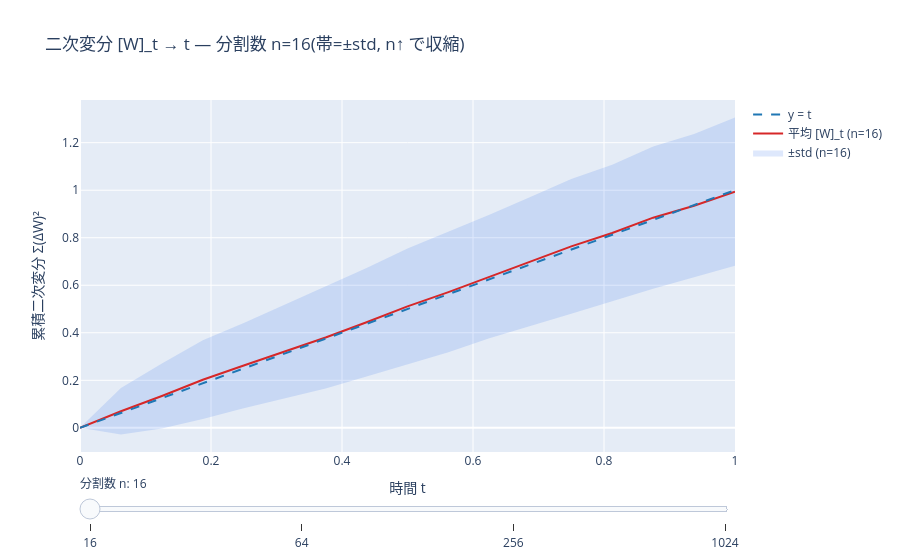

This figure's notebook cell:
### Code cell
# 二次変分 [W]_t → t（帯=±std, 分割を細かくすると y=t へ収縮）
pv.plotly_quadratic_variation().show()

# 数値確認: E[QV]≈T, std[QV]≈sqrt(2/n)
for n in (16, 256, 1024):
    qv = sde.quadratic_variation(sde.brownian_paths(1.0, n, 5000, rng=np.random.default_rng(7)))
    print(f"n={n:5d}  E[QV]={qv.mean():.4f}  std={qv.std():.4f}  (理論 sqrt(2/n)={np.sqrt(2/n):.4f})")

### Figure 1 — Plotly figure (JSON) as saved in the notebook; plotly's stock layout.template omitted (floating-point values rounded to 4 significant figures; data arrays with more than 128 entries replaced by an {"elided": "..."} marker saying what was removed)
{"data": [{"hoverinfo": "skip", "line": {"width": 0}, "mode": "lines", "showlegend": false, "type": "scatter", "visible": true, "x": [0.0, 0.0625, 0.125, 0.1875, 0.25, 0.3125, 0.375, 0.4375, 0.5, 0.5625, 0.625, 0.6875, 0.75, 0.8125, 0.875, 0.9375, 1.0], "y": [0.0, 0.1673, 0.2705, 0.368, 0.4412, 0.5182, 0.5941, 0.6728, 0.7548, 0.8248, 0.8972, 0.9711, 1.047, 1.107, 1.184, 1.236, 1.306]}, {"fill": "tonexty", "fillcolor": "rgba(37,99,235,0.15)", "hoverinfo": "skip", "line": {"width": 0}, "mode": "lines", "name": "±std (n=16)", "type": "scatter", "visible": true, "x": [0.0, 0.0625, 0.125, 0.1875, 0.25, 0.3125, 0.375, 0.4375, 0.5, 0.5625, 0.625, 0.6875, 0.75, 0.8125, 0.875, 0.9375, 1.0], "y": [0.0, -0.02768, -0.002475, 0.03685, 0.08273, 0.1247, 0.1656, 0.216, 0.2673, 0.3178, 0.3766, 0.4274, 0.4803, 0.5329, 0.5854, 0.6332, 0.6823]}, {"line": {"color": "#d62728", "width": 2}, "mode": "lines", "name": "平均 [W]_t (n=16)", "type": "scatter", "visible": true, "x": [0.0, 0.0625, 0.125, 0.1875, 0.25, 0.3125, 0.375, 0.4375, 0.5, 0.5625, 0.625, 0.6875, 0.75, 0.8125, 0.875, 0.9375, 1.0], "y": [0.0, 0.06983, 0.134, 0.2024, 0.262, 0.3215, 0.3799, 0.4444, 0.5111, 0.5713, 0.6369, 0.6992, 0.7635, 0.8199, 0.8844, 0.9348, 0.9939]}, {"hoverinfo": "skip", "line": {"width": 0}, "mode": "lines", "showlegend": false, "type": "scatter", "visible": false, "x": [0.0, 0.01562, 0.03125, 0.04688, 0.0625, 0.07812, 0.09375, 0.1094, 0.125, 0.1406, 0.1562, 0.1719, 0.1875, 0.2031, 0.2188, 0.2344, 0.25, 0.2656, 0.2812, 0.2969, 0.3125, 0.3281, 0.3438, 0.3594, 0.375, 0.3906, 0.4062, 0.4219, 0.4375, 0.4531, 0.4688, 0.4844, 0.5, 0.5156, 0.5312, 0.5469, 0.5625, 0.5781, 0.5938, 0.6094, 0.625, 0.6406, 0.6562, 0.6719, 0.6875, 0.7031, 0.7188, 0.7344, 0.75, 0.7656, 0.7812, 0.7969, 0.8125, 0.8281, 0.8438, 0.8594, 0.875, 0.8906, 0.9062, 0.9219, 0.9375, 0.9531, 0.9688, 0.9844, 1.0], "y": [0.0, 0.0359, 0.06117, 0.08496, 0.1057, 0.1258, 0.1473, 0.1675, 0.1872, 0.2033, 0.2221, 0.2414, 0.259, 0.2804, 0.298, 0.3177, 0.3327, 0.3498, 0.3666, 0.3858, 0.4039, 0.4238, 0.4408, 0.4606, 0.4787, 0.4942, 0.5115, 0.5278, 0.5466, 0.5621, 0.5783, 0.5941, 0.61, 0.6292, 0.6449, 0.6612, 0.6771, 0.6951, 0.7131, 0.7333, 0.7501, 0.7715, 0.7876, 0.8015, 0.8186, 0.8364, 0.8532, 0.8662, 0.8867, 0.9069, 0.9229, 0.9404, 0.9605, 0.9775, 0.994, 1.014, 1.029, 1.048, 1.062, 1.08, 1.094, 1.111, 1.127, 1.144, 1.162]}, {"fill": "tonexty", "fillcolor": "rgba(37,99,235,0.15)", "hoverinfo": "skip", "line": {"width": 0}, "mode": "lines", "name": "±std (n=64)", "type": "scatter", "visible": false, "x": [0.0, 0.01562, 0.03125, 0.04688, 0.0625, 0.07812, 0.09375, 0.1094, 0.125, 0.1406, 0.1562, 0.1719, 0.1875, 0.2031, 0.2188, 0.2344, 0.25, 0.2656, 0.2812, 0.2969, 0.3125, 0.3281, 0.3438, 0.3594, 0.375, 0.3906, 0.4062, 0.4219, 0.4375, 0.4531, 0.4688, 0.4844, 0.5, 0.5156, 0.5312, 0.5469, 0.5625, 0.5781, 0.5938, 0.6094, 0.625, 0.6406, 0.6562, 0.6719, 0.6875, 0.7031, 0.7188, 0.7344, 0.75, 0.7656, 0.7812, 0.7969, 0.8125, 0.8281, 0.8438, 0.8594, 0.875, 0.8906, 0.9062, 0.9219, 0.9375, 0.9531, 0.9688, 0.9844, 1.0], "y": [0.0, -0.005086, 0.0001891, 0.008332, 0.01828, 0.02661, 0.03641, 0.04798, 0.06226, 0.07544, 0.08681, 0.09911, 0.113, 0.1254, 0.1362, 0.1482, 0.1594, 0.1739, 0.1877, 0.2035, 0.216, 0.23, 0.2413, 0.2559, 0.2672, 0.2803, 0.2945, 0.3065, 0.3209, 0.3326, 0.3484, 0.3602, 0.374, 0.3871, 0.4048, 0.4204, 0.4337, 0.4471, 0.4583, 0.4722, 0.4848, 0.4978, 0.5115, 0.5221, 0.5363, 0.5514, 0.5652, 0.5763, 0.5915, 0.6025, 0.617, 0.6323, 0.6472, 0.66, 0.6742, 0.6881, 0.7038, 0.7194, 0.7321, 0.7439, 0.7558, 0.7689, 0.7831, 0.7971, 0.8095]}, {"line": {"color": "#d62728", "width": 2}, "mode": "lines", "name": "平均 [W]_t (n=64)", "type": "scatter", "visible": false, "x": [0.0, 0.01562, 0.03125, 0.04688, 0.0625, 0.07812, 0.09375, 0.1094, 0.125, 0.1406, 0.1562, 0.1719, 0.1875, 0.2031, 0.2188, 0.2344, 0.25, 0.2656, 0.2812, 0.2969, 0.3125, 0.3281, 0.3438, 0.3594, 0.375, 0.3906, 0.4062, 0.4219, 0.4375, 0.4531, 0.4688, 0.4844, 0.5, 0.5156, 0.5312, 0.5469, 0.5625, 0.5781, 0.5938, 0.6094, 0.625, 0.6406, 0.6562, 0.6719, 0.6875, 0.7031, 0.7188, 0.7344, 0.75, 0.7656, 0.7812, 0.7969, 0.8125, 0.8281, 0.8438, 0.8594, 0.875, 0.8906, 0.9062, 0.9219, 0.9375, 0.9531, 0.9688, 0.9844, 1.0], "y": [0.0, 0.01541, 0.03068, 0.04665, 0.06199, 0.07621, 0.09187, 0.1077, 0.1247, 0.1394, 0.1545, 0.1703, 0.186, 0.2029, 0.2171, 0.2329, 0.246, 0.2618, 0.2772, 0.2947, 0.3099, 0.3269, 0.341, 0.3582, 0.373, 0.3872, 0.403, 0.4172, 0.4338, 0.4474, 0.4634, 0.4771, 0.492, 0.5082, 0.5248, 0.5408, 0.5554, 0.5711, 0.5857, 0.6028, 0.6175, 0.6347, 0.6496, 0.6618, 0.6774, 0.6939, 0.7092, 0.7212, 0.7391, 0.7547, 0.7699, 0.7864, 0.8038, 0.8188, 0.8341, 0.851, 0.8665, 0.8837, 0.8969, 0.9121, 0.9252, 0.9401, 0.9552, 0.9707, 0.9855]}, {"hoverinfo": "skip", "line": {"width": 0}, "mode": "lines", "showlegend": false, "type": "scatter", "visible": false, "x": {"elided": "257 float values"}, "y": {"elided": "257 float values"}}, {"fill": "tonexty", "fillcolor": "rgba(37,99,235,0.15)", "hoverinfo": "skip", "line": {"width": 0}, "mode": "lines", "name": "±std (n=256)", "type": "scatter", "visible": false, "x": {"elided": "257 float values"}, "y": {"elided": "257 float values"}}, {"line": {"color": "#d62728", "width": 2}, "mode": "lines", "name": "平均 [W]_t (n=256)", "type": "scatter", "visible": false, "x": {"elided": "257 float values"}, "y": {"elided": "257 float values"}}, {"hoverinfo": "skip", "line": {"width": 0}, "mode": "lines", "showlegend": false, "type": "scatter", "visible": false, "x": {"elided": "1025 float values"}, "y": {"elided": "1025 float values"}}, {"fill": "tonexty", "fillcolor": "rgba(37,99,235,0.15)", "hoverinfo": "skip", "line": {"width": 0}, "mode": "lines", "name": "±std (n=1024)", "type": "scatter", "visible": false, "x": {"elided": "1025 float values"}, "y": {"elided": "1025 float values"}}, {"line": {"color": "#d62728", "width": 2}, "mode": "lines", "name": "平均 [W]_t (n=1024)", "type": "scatter", "visible": false, "x": {"elided": "1025 float values"}, "y": {"elided": "1025 float values"}}, {"line": {"color": "#1f77b4", "dash": "dash"}, "mode": "lines", "name": "y = t", "type": "scatter", "x": {"elided": "200 float values"}, "y": {"elided": "200 float values"}}], "layout": {"sliders": [{"active": 0, "currentvalue": {"prefix": "分割数 n: "}, "steps": [{"args": [{"visible": [true, true, true, false, false, false, false, false, false, false, false, false, true]}, {"title.text": "二次変分 [W]_t → t — 分割数 n=16(帯=±std, n↑ で収縮)"}], "label": "16", "method": "update"}, {"args": [{"visible": [false, false, false, true, true, true, false, false, false, false, false, false, true]}, {"title.text": "二次変分 [W]_t → t — 分割数 n=64(帯=±std, n↑ で収縮)"}], "label": "64", "method": "update"}, {"args": [{"visible": [false, false, false, false, false, false, true, true, true, false, false, false, true]}, {"title.text": "二次変分 [W]_t → t — 分割数 n=256(帯=±std, n↑ で収縮)"}], "label": "256", "method": "update"}, {"args": [{"visible": [false, false, false, false, false, false, false, false, false, true, true, true, true]}, {"title.text": "二次変分 [W]_t → t — 分割数 n=1024(帯=±std, n↑ で収縮)"}], "label": "1024", "method": "update"}]}], "title": {"text": "二次変分 [W]_t → t — 分割数 n=16(帯=±std, n↑ で収縮)"}, "xaxis": {"title": {"text": "時間 t"}}, "yaxis": {"title": {"text": "累積二次変分 Σ(ΔW)²"}}}}
